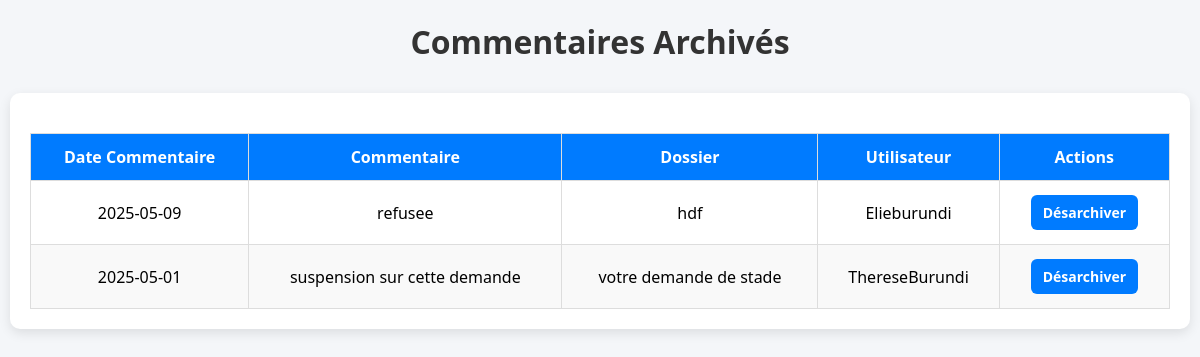
The app's page /Archivage/affichage_comment.php (signed in) with its own data.
### tables this page shows
CREATE TABLE `commentaires_archive` (
  `id_commentaire` int(11) NOT NULL,
  `date_commentaire` date NOT NULL,
  `commentaire` text NOT NULL,
  `id_utilisateur` int(11) NOT NULL,
  `id_dossier` int(11) NOT NULL
);

CREATE TABLE `dossiers` (
  `id_dossier` int(11) NOT NULL,
  `nom` varchar(50) NOT NULL,
  `numero_reference` varchar(50) DEFAULT NULL,
  `date_envoi` date NOT NULL,
  `date_reception` date NOT NULL,
  `objet` varchar(255) NOT NULL,
  `id_destinateur` int(11) DEFAULT NULL,
  `id_utilisateur` int(11) DEFAULT NULL
);

CREATE TABLE `utilisateurs` (
  `id_utilisateur` int(11) NOT NULL,
  `nom` varchar(255) NOT NULL,
  `prenom` varchar(255) NOT NULL,
  `telephone` varchar(20) NOT NULL,
  `email` varchar(255) NOT NULL,
  `username` varchar(50) NOT NULL,
  `password` varchar(255) NOT NULL,
  `role` varchar(50) NOT NULL,
  `created_at` timestamp NOT NULL DEFAULT current_timestamp()
);

### Archivage/affichage_comment.php (the view, shortened to what this page needs)
<?php
include "../connexion.php";
$commentairesArchives = $conn->query("
    SELECT
        arc.id_commentaire,
        arc.date_commentaire,
        arc.commentaire,
        dos.nom AS dossier,
        user.username AS utilisateur
    FROM
        commentaires_archive AS arc
    JOIN
        utilisateurs AS user ON arc.id_utilisateur = user.id_utilisateur
    JOIN
        dossiers AS dos ON arc.id_dossier = dos.id_dossier
    ORDER BY arc.date_commentaire DESC, arc.id_commentaire DESC
");
?>
<!DOCTYPE html>
<html lang="fr">
<head>
    <link rel="stylesheet" href="../style/comernt.css">
</head>
<body>
<center><h1>Commentaires Archivés</h1></center>
<div class="container">
    <table>
        <thead>
            <tr>
                <th>Date Commentaire</th>
                <th>Commentaire</th>
                <th>Dossier</th>
                <th>Utilisateur</th>
                <th>Actions</th>
            </tr>
        </thead>
        <tbody>
            <?php while ($commentaire = $commentairesArchives->fetch(PDO::FETCH_ASSOC)) { ?>
                <tr>
                    <td><?= htmlspecialchars($commentaire["date_commentaire"]); ?></td>
                    <td><?= htmlspecialchars($commentaire["commentaire"]); ?></td>
                    <td><?= htmlspecialchars($commentaire["dossier"]); ?></td>
                    <td><?= htmlspecialchars($commentaire["utilisateur"]); ?></td>
                    <td><a href="desarchiver_comment.php?mod=<?= $commentaire['id_commentaire']; ?>" class="action-btn edit">Désarchiver</a>
                    </td>
                </tr>
            <?php } ?>
        </tbody>
    </table>
</div>
</body>
</html>

### style/comernt.css (style rules this page uses)
body { font-family: 'Segoe UI', Tahoma, Geneva, Verdana, sans-serif; background: #f4f6f9; margin: 0; padding: 0; }
h1 { margin-top: 20px; color: #333; }
.container { background: #fff; padding: 20px; margin: 30px auto; max-width: 95%; border-radius: 10px; box-shadow: 0 4px 12px rgba(0,0,0,0.1); }
table { width: 100%; border-collapse: collapse; margin-top: 20px; }
table thead { background: #007bff; color: white; }
table th, table td { padding: 12px 15px; border: 1px solid #ddd; text-align: center; }
table tr:nth-child(even) { background-color: #f9f9f9; }
.action-btn { display: inline-block; padding: 8px 12px; margin: 2px; border-radius: 6px; font-size: 14px; font-weight: bold; text-decoration: none; color: #fff; background-color: #007bff; transition: background-color 0.3s ease; }

### records on screen
commentaires_archive: date_commentaire "2025-05-09", commentaire "refusee", id_dossier.nom "hdf", id_utilisateur.username "Elieburundi"
commentaires_archive: date_commentaire "2025-05-01", commentaire "suspension sur cette demande", id_dossier.nom "votre demande de stade", id_utilisateur.username "ThereseBurundi"
